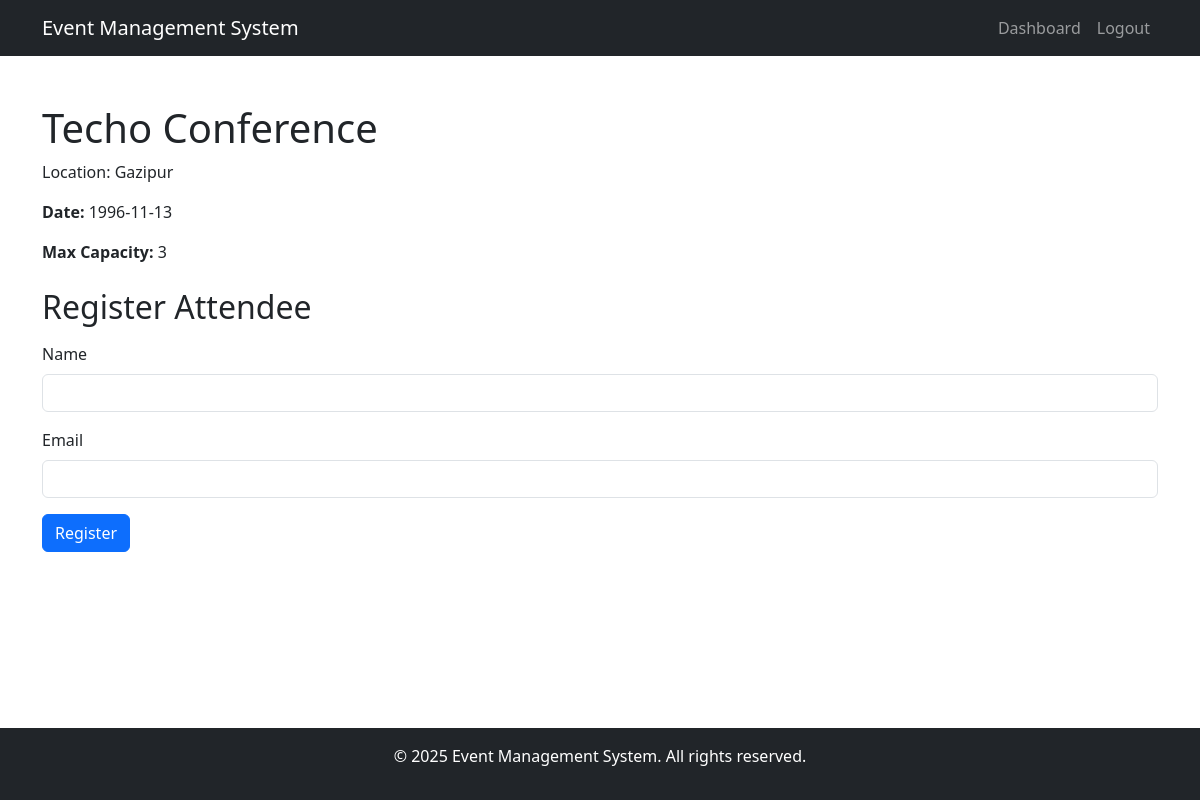
/view_event.php?id=33 (signed in), run on the app's committed database.
### tables this page shows
CREATE TABLE `events` (
  `id` int(11) NOT NULL,
  `user_id` int(11) NOT NULL,
  `name` varchar(100) NOT NULL,
  `description` text DEFAULT NULL,
  `event_date` date NOT NULL,
  `max_capacity` int(11) NOT NULL,
  `created_at` timestamp NOT NULL DEFAULT current_timestamp()
);

### view_event.php (the view, shortened to what this page needs)
<?php
require 'includes/db.php';
$event_id = $_GET['id'] ?? null;
$stmt = $pdo->prepare("SELECT * FROM events WHERE id = :id");
$stmt->execute(['id' => $event_id]);
$event = $stmt->fetch();
?>
<!DOCTYPE html>
<html lang="en">
<head>
    <link rel="stylesheet" href="https://cdn.jsdelivr.net/npm/bootstrap@5.3.0/dist/css/bootstrap.min.css">
    <link rel="stylesheet" href="assets/css/styles.css">
</head>
<body>
     <?php include 'includes/header.php'; ?>
    <div class="container mt-5">
        <h1><?php echo htmlspecialchars($event['name']); ?></h1>
        <p><?php echo htmlspecialchars($event['description']); ?></p>
        <p><strong>Date:</strong> <?php echo htmlspecialchars($event['event_date']); ?></p>
        <p><strong>Max Capacity:</strong> <?php echo htmlspecialchars($event['max_capacity']); ?></p>
        <h2 class="mt-4">Register Attendee</h2>
        <form method="POST" class="mt-3">
            <div class="mb-3">
                <label for="name" class="form-label">Name</label>
                <input type="text" class="form-control" id="name" name="name" required>
            </div>
            <div class="mb-3">
                <label for="email" class="form-label">Email</label>
                <input type="email" class="form-control" id="email" name="email" required>
            </div>
            <button type="submit" class="btn btn-primary">Register</button>
        </form>
    </div>
    <div class="toast-container position-fixed bottom-0 end-0 p-3">
    </div>
    <?php include 'includes/footer.php'; ?>
</body>
</html>

### assets/css/styles.css (style rules this page uses)
html, body { height: 100%; margin: 0; }
body { display: flex; flex-direction: column; }
.container { flex: 1; }

### data on the page
events: name "Techo Conference", description "Location: Gazipur", event_date "1996-11-13", max_capacity "3"
